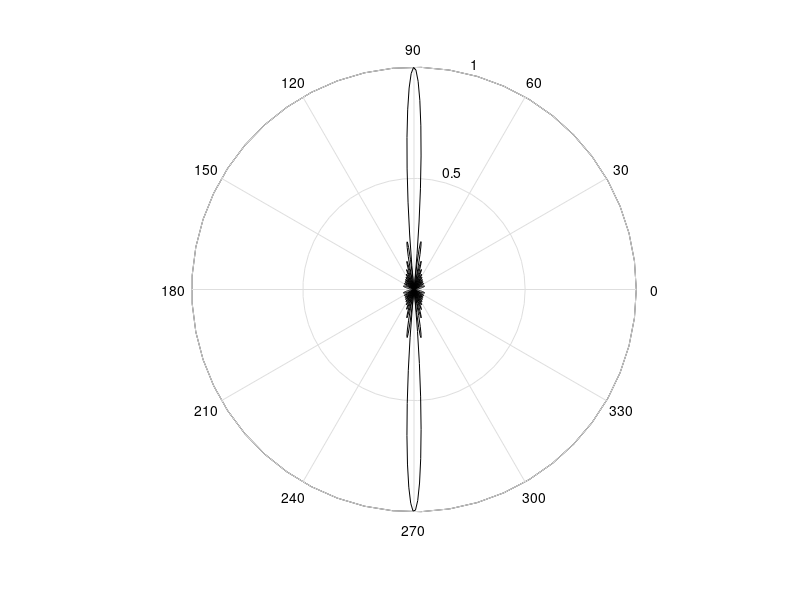

This chart was generated by the following MATLAB code:
#broadside array has del=0 while endfire has del=-1. Botht are uniform arrays.
#the equation below is a general equation for both types.
clear all
clf
format long


n=20;
lmda=1;
d=lmda./2;
B=2.*pi./lmda;

ang=@(x,del) B.*d.*(cos(x)-del);

uniformArray=@(x,del)  1./n.*sin(n.*ang(x,del)./2)./(sin(ang(x,del)./2));


broadsideHPBW=@(x) uniformArray(x,0)-0.707;

hold off
x=0:0.011:2*pi;
polar (x,uniformArray(x,0),"k");

#x=1.5:0.001:1.65;
#plot (x,broadside(x)-n.*0.7071067812)


print  -dpdf  emtAntennasAndRadiationBroadsideArray.pdf


broadsidekkk=rot90([broadsideHPBW(x);x],-1);

kkk=fopen("figAntennaBroadsideHPBW.txt","w");
fdisp(kkk,[broadsidekkk])
fclose(kkk);

#hold off

#x=0:0.011:18;
#polar (x,uniformArray(x,-1));
#print  -dpdf  emtAntennasAndRadiationendfireArray.pdf
